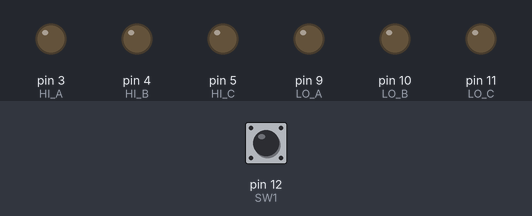
Bench run of a sketch on a simulated Arduino Uno, built with avr-gcc and run on an emulated ATmega328P. Parts: output pins drawn as LEDs (lit = HIGH). The test bench sets the inputs (shaded band); at power-on: pin 12 (SW1) HIGH.

Above: at 3.2 s.
3.3 s: pin 12 (SW1) pulled LOW for 0.15 s
At 4.5 s:
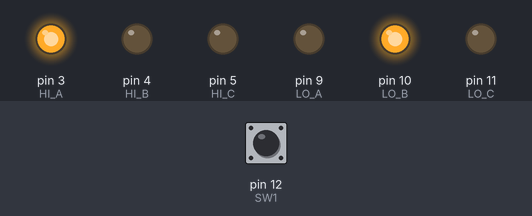
4.9 s: pin 12 (SW1) pulled LOW for 1 s
At 5.9 s:
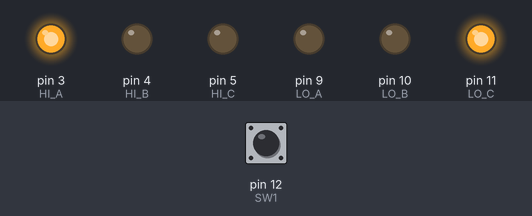
7.4 s: pin 12 (SW1) pulled LOW for 0.15 s
At 7.8 s:
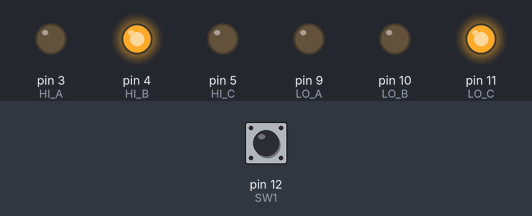
9.0 s: pin 12 (SW1) pulled LOW for 3.2 s
At 10.2 s:
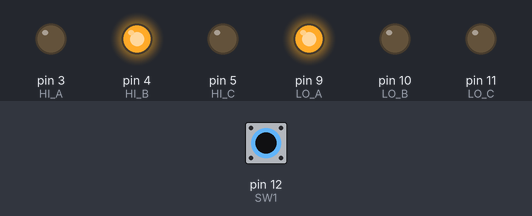
13.7 s: pin 12 (SW1) pulled LOW for 0.15 s
At 14.9 s:
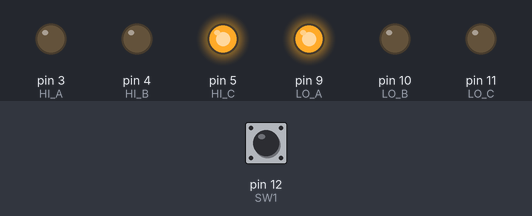
15.3 s: pin 12 (SW1) pulled LOW for 1 s
At 16.3 s:
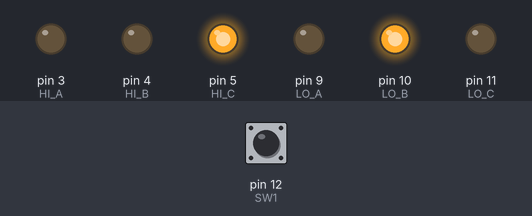
Timing chart, 0 to 18.3 s (numbered marks = the images above; inputs shaded):
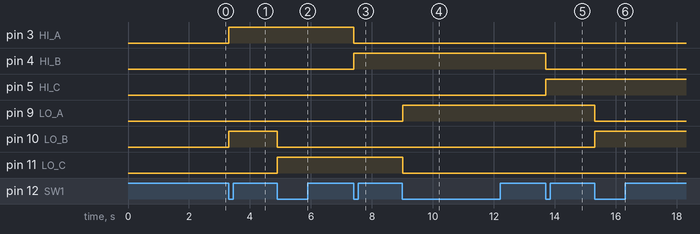

The sketch:

BLDC_Motor_debugger.ino
```cpp
#define HI_A 3
#define HI_B 4
#define HI_C 5

#define LO_A 9
#define LO_B 10
#define LO_C 11

#define SW1 12

byte bldc_step = 0;
unsigned int i;
unsigned long lastButtonPress = 0;
void setup() {
  //Serial.begin(9600);

  pinMode(HI_A, OUTPUT);
  pinMode(HI_B, OUTPUT);
  pinMode(HI_C, OUTPUT);

  pinMode(LO_A, OUTPUT);
  pinMode(LO_B, OUTPUT);
  pinMode(LO_C, OUTPUT);

  pinMode(SW1, INPUT_PULLUP);

  delay(2000);
}

void bldc_move(){        // BLDC motor commutation function
  switch(bldc_step){
    case 0:
      //AH_BL();
      digitalWrite(HI_A, HIGH);
      digitalWrite(LO_B, HIGH);


      //write low HI_B, HI_C, LO_A, LO_C
      digitalWrite(HI_B, LOW);
      digitalWrite(HI_C, LOW);
      digitalWrite(LO_A, LOW);
      digitalWrite(LO_C, LOW);
      break;
    case 1:
      //AH_CL();
      digitalWrite(HI_A, HIGH);
      digitalWrite(LO_C, HIGH);

      //write low HI_B, HI_C, LO_A, LO_B
      digitalWrite(HI_B, LOW);
      digitalWrite(HI_C, LOW);
      digitalWrite(LO_A, LOW);
      digitalWrite(LO_B, LOW);
      break;
    case 2:
      //BH_CL();
      digitalWrite(HI_B, HIGH);
      digitalWrite(LO_C, HIGH);

      //write low HI_A, HI_C, LO_A, LO_B
      digitalWrite(HI_A, LOW);
      digitalWrite(HI_C, LOW);
      digitalWrite(LO_A, LOW);
      digitalWrite(LO_B, LOW);
      break;
    case 3:
      //BH_AL();
      digitalWrite(HI_B, HIGH);
      digitalWrite(LO_A, HIGH);

      //write low HI_A, HI_C, LO_B, LO_C
      digitalWrite(HI_A, LOW);
      digitalWrite(HI_C, LOW);
      digitalWrite(LO_B, LOW);
      digitalWrite(LO_C, LOW);
      break;
    case 4:
      //CH_AL();
      digitalWrite(HI_C, HIGH);
      digitalWrite(LO_A, HIGH);

      //write low HI_A, HI_B, LO_B, LO_C
      digitalWrite(HI_A, LOW);
      digitalWrite(HI_B, LOW);
      digitalWrite(LO_B, LOW);
      digitalWrite(LO_C, LOW);
      break;
    case 5:
      //CH_BL();
      digitalWrite(HI_C, HIGH);
      digitalWrite(LO_B, HIGH);

      //write low HI_A, HI_B, LO_A, LO_C
      digitalWrite(HI_A, LOW);
      digitalWrite(HI_B, LOW);
      digitalWrite(LO_A, LOW);
      digitalWrite(LO_C, LOW);
      break;
  }
}

void loop() {
  /*
  //SET_PWM_DUTY(PWM_START_DUTY);    // Setup starting PWM with duty cycle = PWM_START_DUTY
  i = 5000;
  // Motor start
  while(i > 100) {
    delayMicroseconds(i);
    //Serial.println(bldc_step);
    bldc_move();
    bldc_step++;
    bldc_step %= 6;
    i = i - 20;
    delay(1000);
    */
    /*
    bldc_move();
    bldc_step++;
    bldc_step %= 6;
    i = i - 20;
    Serial.println(bldc_step);
    delay(1000);
    */
  unsigned long currentTime = millis();

  int btnState = digitalRead(SW1);
  if (btnState == LOW) {
    if (currentTime - lastButtonPress > 50) {
      //Serial.println(bldc_step);
      bldc_move();
      bldc_step++;
      bldc_step %= 6;
    }
    lastButtonPress = currentTime;
  }
  delay(5);
}
```

Measured:
- after the input at 3.3 s, pin 3 (HI_A), pin 10 (LO_B): LOW → HIGH at once
- after the input at 4.9 s, pin 10 (LO_B): HIGH → LOW at once; pin 11 (LO_C): LOW → HIGH at once
- after the input at 7.4 s, pin 3 (HI_A): HIGH → LOW at once; pin 4 (HI_B): LOW → HIGH at once
- after the input at 9.0 s, pin 9 (LO_A): LOW → HIGH at once; pin 11 (LO_C): HIGH → LOW at once
- after the input at 13.7 s, pin 4 (HI_B): HIGH → LOW at once; pin 5 (HI_C): LOW → HIGH at once
- after the input at 15.3 s, pin 9 (LO_A): HIGH → LOW at once; pin 10 (LO_B): LOW → HIGH at once
